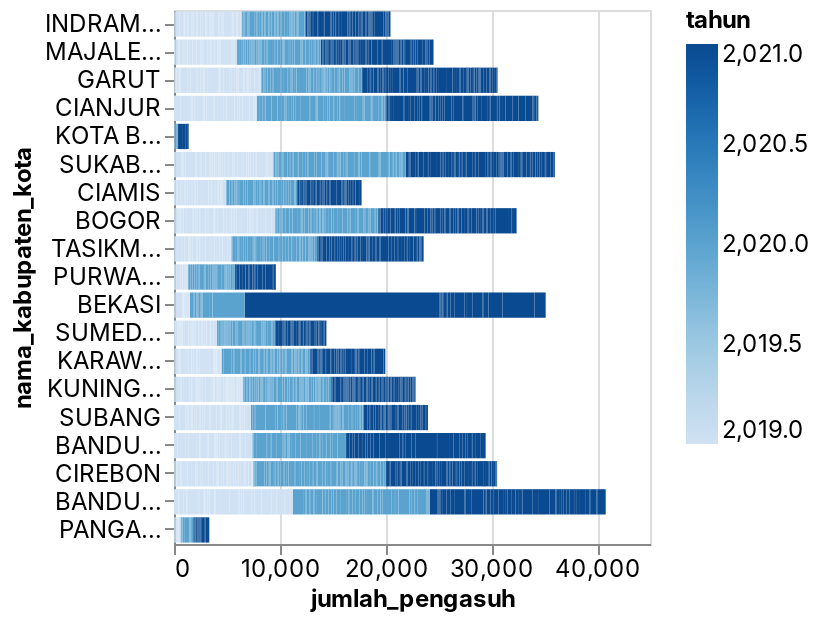

Notebook source saved alongside this figure:
### Code cell
_deepnote_run_altair(penyuluhan, """{"data":{"name":"placeholder"},"mark":{"type":"bar","tooltip":true},"height":220,"$schema":"https://vega.github.io/schema/vega-lite/v4.json","autosize":{"type":"fit"},"encoding":{"x":{"sort":null,"type":"quantitative","field":"jumlah_pengasuh","scale":{"type":"linear","zero":false}},"y":{"sort":null,"type":"nominal","field":"nama_kabupaten_kota","scale":{"type":"linear","zero":true}},"color":{"sort":null,"type":"quantitative","field":"tahun","scale":{"type":"linear","zero":false}}}}""")

### Figure 1 — Vega-Lite specification as saved in the notebook (floating-point values rounded to 4 significant figures; data arrays with more than 128 entries replaced by an {"elided": "..."} marker saying what was removed)
{"config": {"view": {"continuousWidth": 400, "continuousHeight": 300}, "area": {"fill": "#51C0E9"}, "axis": {"labelFont": "Inter, sans-serif", "labelFontSize": 12, "labelFontWeight": "normal", "labelLimit": 60, "labelOverlap": "greedy", "titleFont": "Inter, sans-serif", "titleFontSize": 12, "titleFontWeight": "bold"}, "background": "#ffffff", "legend": {"labelFont": "Inter, sans-serif", "labelFontSize": 12, "titleFont": "Inter, sans-serif", "titleFontSize": 12, "titleFontWeight": "bold"}, "line": {"stroke": "#51C0E9", "strokeWidth": 2}, "rect": {"fill": "#51C0E9"}, "title": {"anchor": "start", "color": "#000000", "font": "Inter, sans-serif", "fontSize": 22, "fontWeight": "normal"}}, "data": {"name": "data-32589e9af4fe52a70c4ab9683f171490"}, "mark": {"type": "bar", "tooltip": true}, "autosize": {"type": "fit"}, "encoding": {"color": {"type": "quantitative", "field": "tahun", "scale": {"type": "linear", "zero": false}, "sort": null}, "x": {"type": "quantitative", "field": "jumlah_pengasuh", "scale": {"type": "linear", "zero": false}, "sort": null}, "y": {"type": "nominal", "field": "nama_kabupaten_kota", "scale": {"type": "linear", "zero": true}, "sort": null}}, "height": 300, "width": "container", "$schema": "https://vega.github.io/schema/vega-lite/v4.json", "datasets": {"data-32589e9af4fe52a70c4ab9683f171490": {"elided": "5000 records"}}}
